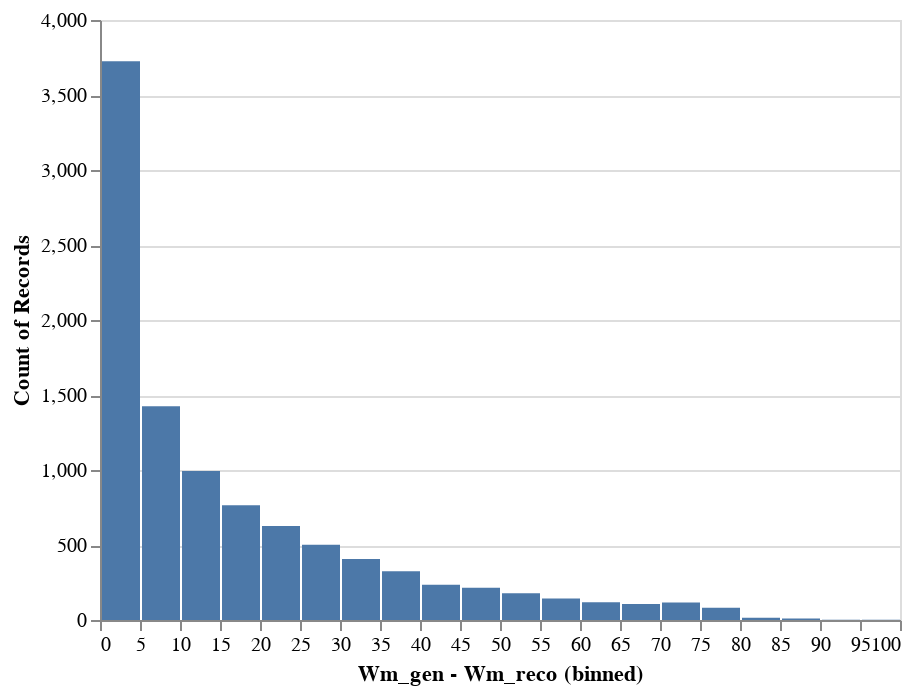

This figure's notebook cell:
### Code cell
jigsaw_difference = pd.DataFrame({'Wm_gen - Wm_reco': y_test.values[:, 0] - jigsaw_test[definitions.JIGSAW_TARGETS[dataset][target][0]].values})
alt.Chart(jigsaw_difference).mark_bar().encode(alt.X("Wm_gen - Wm_reco:Q", bin=alt.Bin(extent=[0, 100], step=5)), y="count()")

### Figure 1 — Vega-Lite specification as saved in the notebook (floating-point values rounded to 4 significant figures; data arrays with more than 128 entries replaced by an {"elided": "..."} marker saying what was removed)
{"config": {"view": {"continuousWidth": 400, "continuousHeight": 300}}, "data": {"name": "data-d10e0d75df8789798172cfabbc8a3bc7"}, "mark": "bar", "encoding": {"x": {"type": "quantitative", "bin": {"extent": [0, 100], "step": 5}, "field": "Wm_gen - Wm_reco"}, "y": {"type": "quantitative", "aggregate": "count"}}, "$schema": "https://vega.github.io/schema/vega-lite/v4.0.2.json", "datasets": {"data-d10e0d75df8789798172cfabbc8a3bc7": {"elided": "10000 records"}}}
